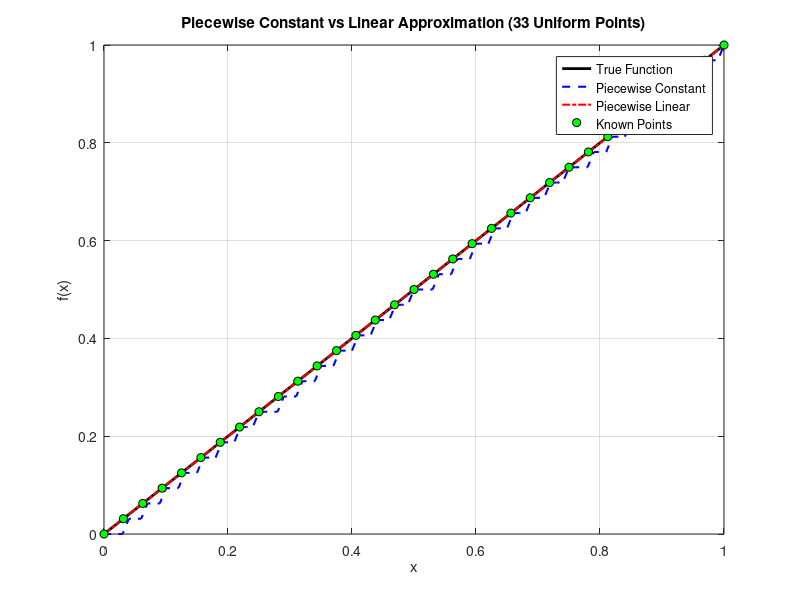

Here is the MATLAB script that generated this plot:
% Define the grid
N = 100;
x = linspace(0, 1, N+1);              % 101 grid points
f_true = x;            % Example true function

% Select 33 uniformly spaced known points from x
x_known = linspace(0, 1, 33);         % 33 uniform known locations
f_known =  x_known;      % Evaluate the true function at known points

% Piecewise constant approximation
f_pc = zeros(size(x));
for i = 1:length(x)
    idx = find(x_known <= x(i), 1, 'last');
    if isempty(idx)
        idx = 1;
    end
    f_pc(i) = f_known(idx);
end

% Piecewise linear interpolation
f_pl = interp1(x_known, f_known, x, 'linear', 'extrap');

% Plot
figure;
plot(x, f_true, 'k', 'LineWidth', 2); hold on;
plot(x, f_pc, '--b', 'LineWidth', 1.5);
plot(x, f_pl, '-.r', 'LineWidth', 1.5);
plot(x_known, f_known, 'ko', 'MarkerFaceColor', 'g');
legend('True Function', 'Piecewise Constant', 'Piecewise Linear', 'Known Points');
xlabel('x'); ylabel('f(x)');
title('Piecewise Constant vs Linear Approximation (33 Uniform Points)');
grid on;

% Compute and display error norms
err_pc = norm(f_true - f_pc, 2);     % L2 norm
err_pl = norm(f_true - f_pl, 2);     % L2 norm
fprintf('L2 Error (Piecewise Constant): %.4f\n', err_pc);
fprintf('L2 Error (Piecewise Linear):   %.4f\n', err_pl);
